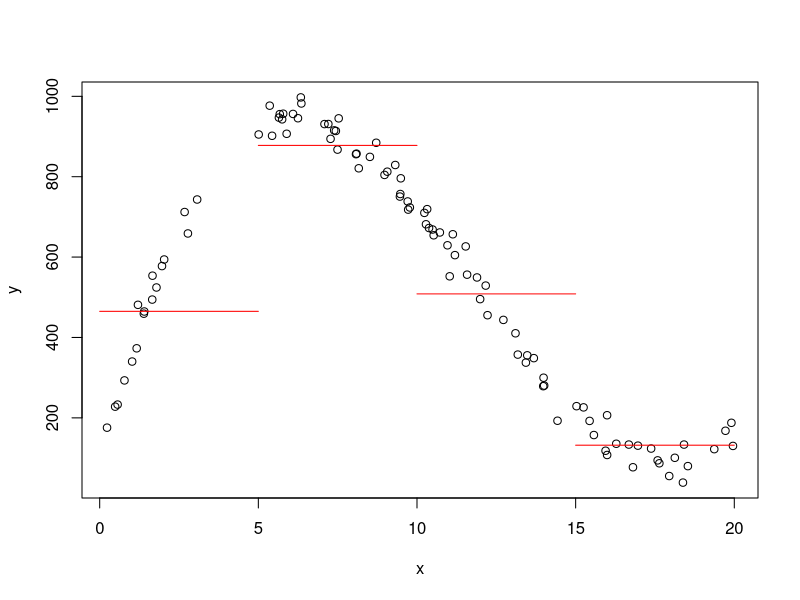
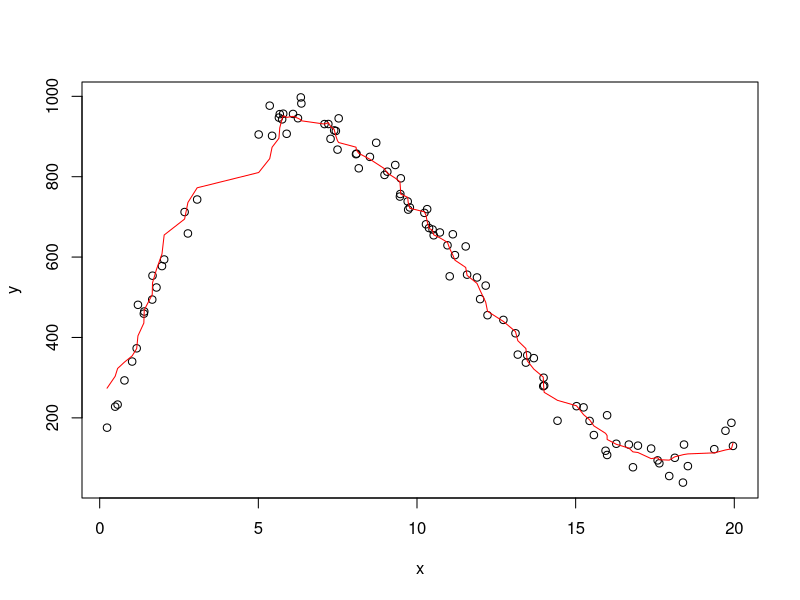
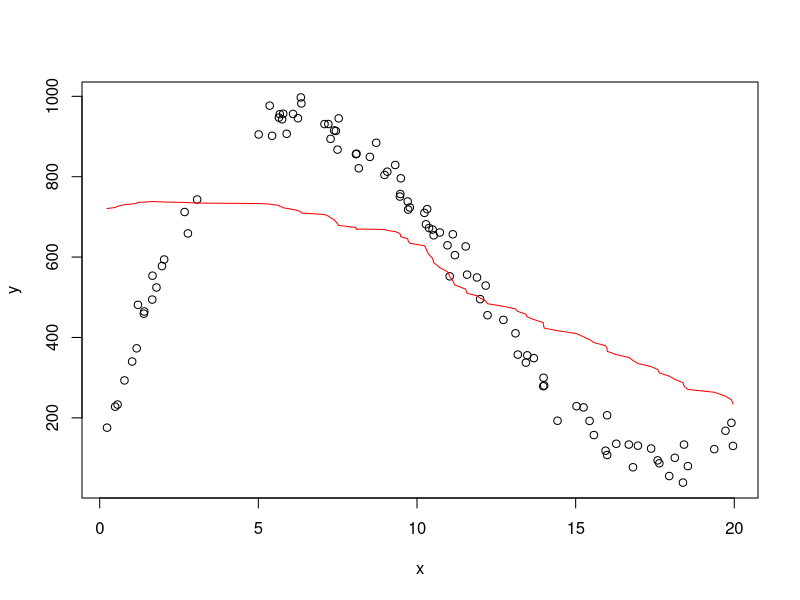
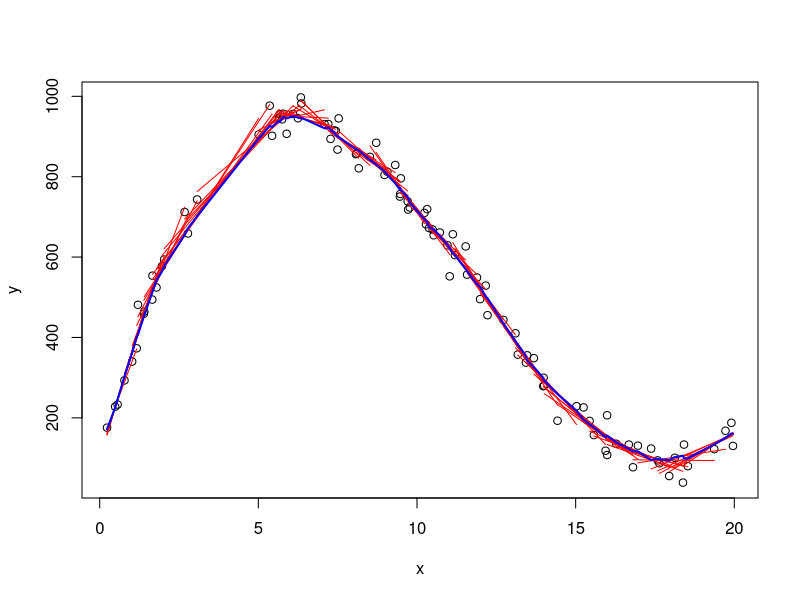
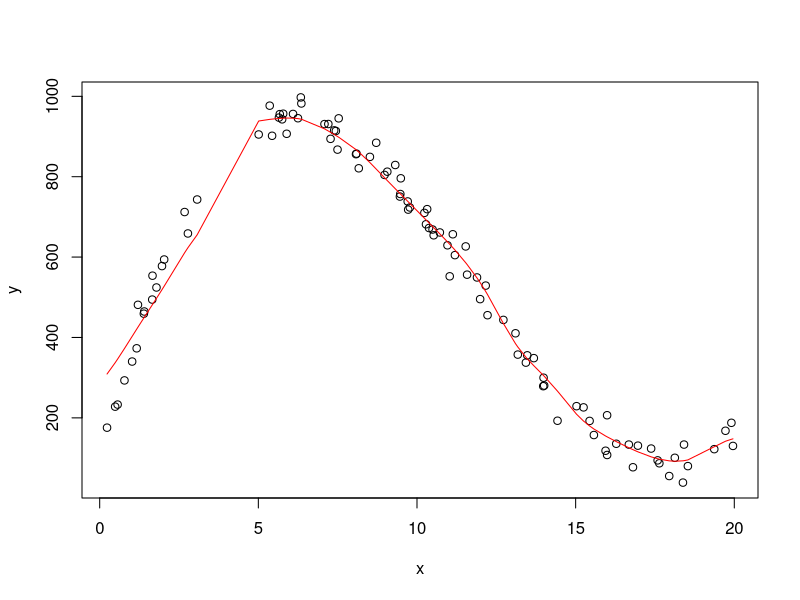
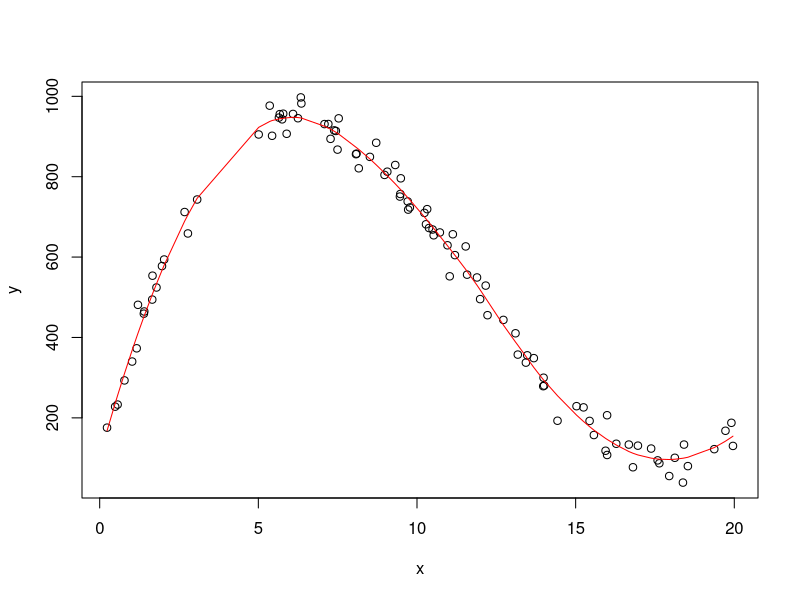
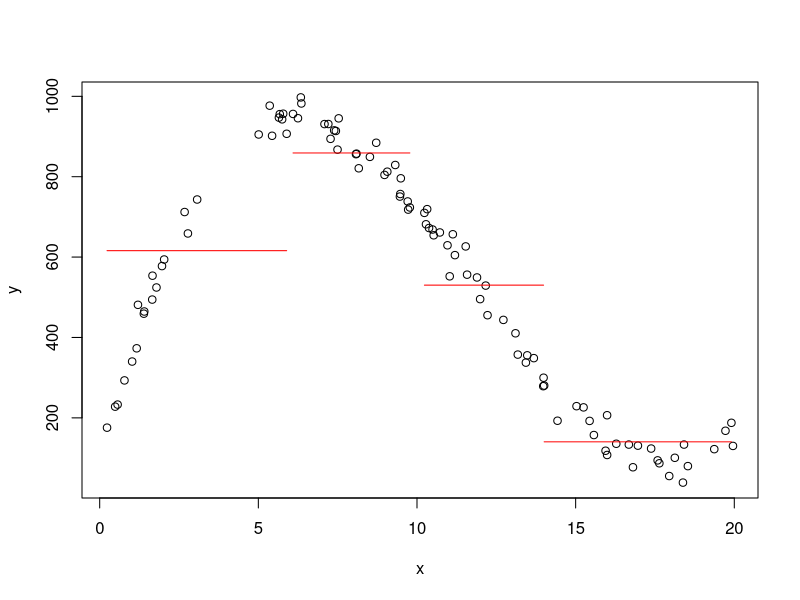
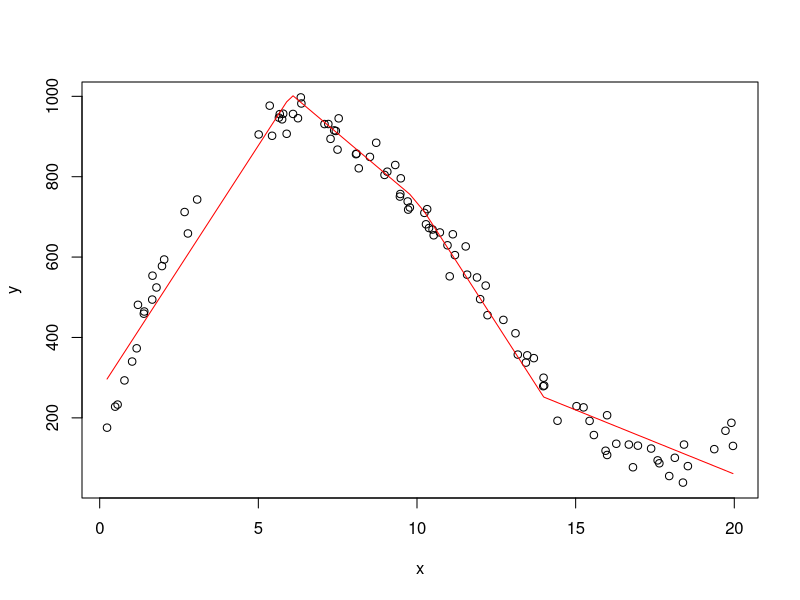

Write the R code that produced these figures, in order.
## ---- chunk 1
set.seed(210)
x=c(runif(25,0,6),runif(50,6,14),runif(25,14,20))
x=sort(x)
y=-(x-3)^3+(x-6)^3+(x-9)^3+1000+rnorm(100,0,30)
bin1=mean(y[x>0 & x<=5])
bin2=mean(y[x>5 & x<=10])
bin3=mean(y[x>10 & x<=15])
bin4=mean(y[x>15 & x<=20])
plot(x,y)
lines(c(0,5),c(bin1,bin1),col="red")
lines(c(5,10),c(bin2,bin2),col="red")
lines(c(10,15),c(bin3,bin3),col="red")
lines(c(15,20),c(bin4,bin4),col="red")
## ---- chunk 2
running_mean=c()
for(i in 1:100){
  neighbor=max(1,i-5):min(i+5,100)
  running_mean=c(running_mean,mean(y[neighbor]))
}
plot(x,y)
lines(x,running_mean,col="red")
## ---- chunk 3
running_mean=c()
for(i in 1:100){
  neighbor=max(1,i-37):min(i+37,100)
  running_mean=c(running_mean,mean(y[neighbor]))
}
plot(x,y)
lines(x,running_mean,col="red")
## ---- chunk 4
plot(x,y)
midpoint=c()
for(i in 1:100){
  neighbor=max(1,i-5):min(i+5,100)
  mod=lm(y[neighbor]~x[neighbor])
  midpoint[i]=sum(coef(mod)*c(1,x[i]))
  lines(x[neighbor],fitted(mod),col="red")
}
lines(x,midpoint,col="blue",lw=2)
## ---- chunk 5
kernel_smooth=c()
for(i in 1:100){
  neighbor=max(1,i-37):min(i+37,100)
  weight=exp(-(x[neighbor]-x[i])^2)/sum(exp(-(x[neighbor]-x[i])^2)) ## Gaussian Kernel
  kernel_smooth=c(kernel_smooth,sum(weight*y[neighbor]))
}
plot(x,y)
lines(x,kernel_smooth,col="red")
## ---- chunk 6
plot(x,y)
fit=loess(y~x,span=0.4) 
lines(x,fitted(fit),col="red")
## ---- chunk 7
library(splines2)
mod3=lm(y~bSpline(x,knots=quantile(x,c(0.25,0.5,0.75)),degree=0))
plot(x,y)
lines(x[1:25],fitted(mod3)[1:25],type='l',col="red")
lines(x[26:50],fitted(mod3)[26:50],type='l',col="red")
lines(x[51:75],fitted(mod3)[51:75],type='l',col="red")
lines(x[76:99],fitted(mod3)[76:99],type='l',col="red")
## ---- chunk 8
mod4=lm(y~bSpline(x,df=4,degree=1))
plot(x,y)
lines(x,fitted(mod4),col="red")
## ---- chunk 9
mod5=lm(y~bSpline(x,knots=quantile(x,c(0.25,0.5,0.75)),degree=1))
plot(x,y)
lines(x,fitted(mod5),col="red")
## ---- chunk 10
temp=summary(mod5)
rownames(temp$coefficients)=c("intercept","Spline1",'Spline2','Spline3','Spline4')
temp
## ---- chunk 11
x1=x-quantile(x,0.25); x1[x1<0]=0
x2=x-quantile(x,0.50); x2[x2<0]=0
x3=x-quantile(x,0.75); x3[x3<0]=0
mod6=lm(y~x+x1+x2+x3)
plot(x,y)
lines(x,fitted(mod6),col="red")
## ---- chunk 12
summary(mod6)
## ---- chunk 13
mod7=lm(y~bSpline(x,knots=quantile(x,c(0.25,0.5,0.75)),degree=3))
plot(x,y)
lines(x,fitted(mod7),col="red")
## ---- chunk 14
temp=summary(mod7)
rownames(temp$coefficients)=c("intercept","Spline1",'Spline2','Spline3','Spline4','Spline5','Spline6')
temp
## ---- chunk 15
x1_3=x1^3
x2_3=x2^3
x3_3=x3^3
x_sq=x^2
x_cb=x^3
mod8=lm(y~x+x_sq+x_cb+x1_3+x2_3+x3_3)
plot(x,y)
lines(x,fitted(mod8),col="red")
## ---- chunk 16
summary(mod8)
## ---- chunk 17
library(Hmisc)
mod9=lm(y~rcspline.eval(x,nk=5,inclx=T))
plot(x,y)
lines(x,fitted(mod9),col="red")
## ---- chunk 18
temp=summary(mod9)
rownames(temp$coefficients)=c("intercept","Spline1",'Spline2','Spline3','Spline4')
temp
## ---- chunk 19
library(gam)
mod10=gam(y~s(x,4))
plot(x,y)
lines(x,fitted(mod10),col='red')
## ---- chunk 20
summary(mod10)
## ---- chunk 21
mod11=lm(y~x)
mod12=lm(y~x+bSpline(x, df=6, degree = 3))
## or use GAM mod10=gam(y~x+s(x,4))
anova(mod11,mod12)
